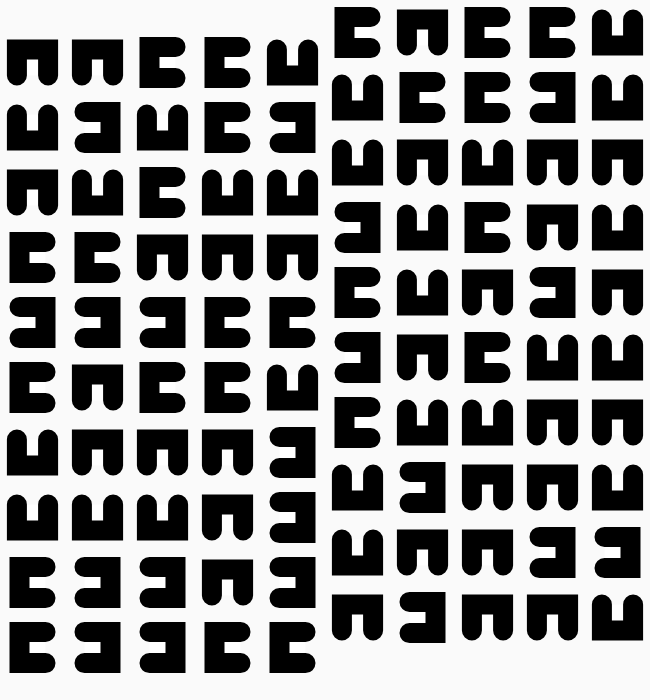
Frame 1 (no input)
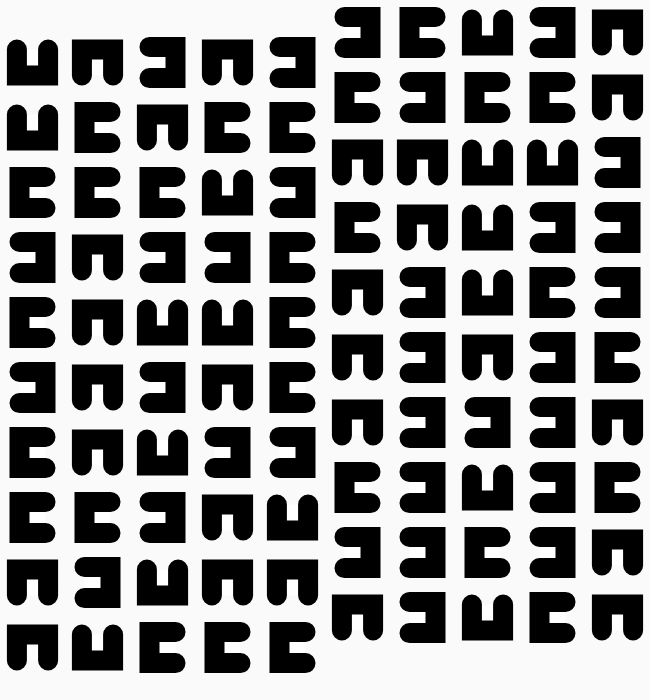
Frame 2 (the mouse pressed at the canvas centre, redrawn once)

The p5.js sketch that drew these frames (run headless with seeded random() and noise() and a simulated clock; the mouse was pressed at the canvas centre and the sketch redrawn once):

// p5.js sketch
// ── sketch.js
function setup() 
{
  // create the canvas
  createCanvas(650, 700);

  // Got my artwork from this website https://spalterdigital.com/artworks/100-elements-noirs-lettre-u/

  // disable animation
  noLoop();
  angleMode(DEGREES);  // Keeps The U shape in respective Lines and not scattered

}

function draw() {

  background(250); // background color
  strokeWeight(20);  // Line thickness for the U shape

  let cols = 10;  // Number of columns
  let rows = 10;  // Number of rows
  let gridSize = width / cols;  // Size of each cell in the grid

  // basic grid loops
  for (let i = 0; i < cols; i++) {
    for (let j = 0; j < rows; j++) {
      let x = i * gridSize;
      let y = j * gridSize;
       
  // Shift the first 5 columns (left side) down a bit
      if (i < 5) {
        y += 30;  // Adjust for left side shift
      }

 // Randomly rotate each U shape
      let angle = random([0, 90, 180, 270]);  // Choose a random rotation angle

      push();  
      translate(x + gridSize / 2, y + gridSize / 2);  // Move to the center of the grid cell
      rotate(angle);  // Rotate the U shape by a random angle
      strokeRect(-gridSize * 0.4, -gridSize * 0.2, gridSize * 0.8, gridSize * 0.4);  // Adjust U shape to center after rotation, https://gist.github.com/carolineartz/3fd7f94ec37b8a4fb99b64ae419c9aea - I used this website, line 582 for help to rotate the shape.
      pop();  
    }
  }
}
function strokeRect(x, y, width, height) { // used this website to understand the parameters and how to use them - https://test-studio.code.org/docs/ide/applab/expressions/rect
  // Draws a U-like shape within the grid
  // vertex sets the coordinates of vertices drawn between the two functions. for reference - https://p5js.org/reference/p5/vertex/https://p5js.org/reference/p5/vertex/
  beginShape();

  vertex(x + width * 0.2, y);  // Top-left corner
  vertex(x + width * 0.2, y + height);  // Bottom-left corner
  vertex(x + width * 0.8, y + height);  // Bottom-right corner
  vertex(x + width * 0.8, y);  // Top-right corner
  endShape();



}
